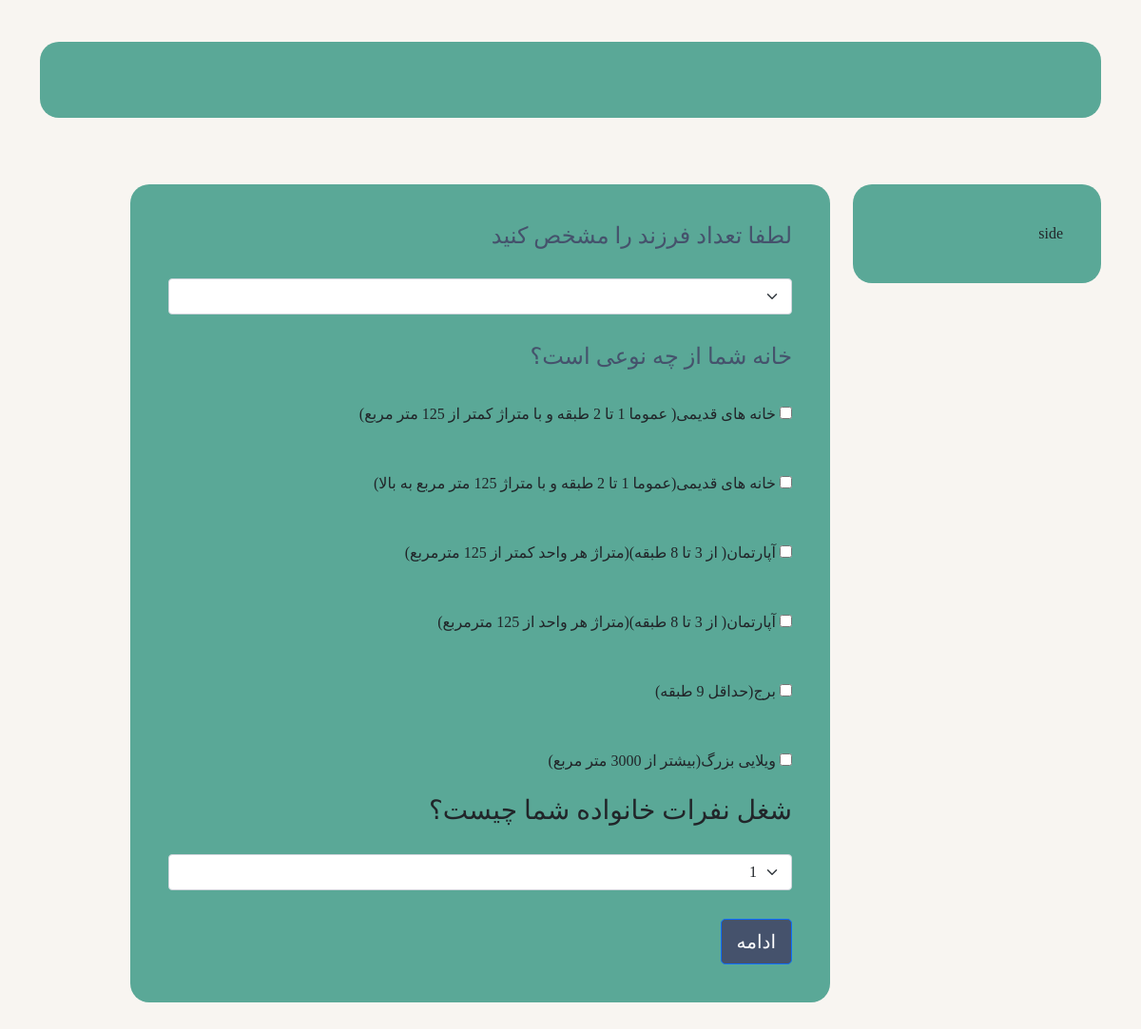
Screenshot of /survey/social_question/3/3 with the database file from the repository.
### AgahSurvey/models.py (models this page shows, shortened)
class Question(models.Model):
    class Meta:
        verbose_name = 'پرسش'
        verbose_name_plural = 'پرسش'
        ordering = ['pk']
    survey = models.ForeignKey(verbose_name='پرسشنامه', to=Survey, on_delete=models.PROTECT, related_name='questions')
    question_title = models.TextField(verbose_name='عنوان')
    question_next = models.ForeignKey(verbose_name='سوال بعدی', to='Question', on_delete=models.PROTECT, null=True,
                                      blank=True)
    is_first = models.BooleanField(verbose_name='اولین پرسش است؟', default=False)

class Option(models.Model):
    class Meta:
        verbose_name = 'گزینه'
        verbose_name_plural = 'گزینه'
        ordering = ['pk']
    question = models.ForeignKey(verbose_name='پرسش', to=Question, on_delete=models.CASCADE, related_name='options')
    option_title = models.TextField(verbose_name='عنوان')
    option_value = models.PositiveSmallIntegerField(verbose_name='مقدار')
    option_point = models.PositiveSmallIntegerField(verbose_name='امتیاز')

### AgahSurvey/views.py (the view, shortened to what this page needs)
# urls.py: path('social_question/<int:answersheet_pk>/<int:question_pk>', views.Social_class, name='SocialQuestion'),
def Social_class(request, answersheet_pk, question_pk):
    answersheet = AnswerSheet.objects.get(pk=answersheet_pk)
    home_question = Question.objects.get(pk=question_pk)
    job_question = home_question.question_next
    region_question = job_question.question_next
    if request.method == 'GET':
        region = answersheet.responser.city.regions.all()
        context = {'home_question': home_question, 'job_question': job_question, 'region_question': region_question,
                   'region': region}
    return render(request, 'questions/social.html', context=context)

### templates/questions/social.html (shortened to what this page needs)
{% extends 'questions/base.html' %}
{% load static %}
{% block extra_head %}
    <link href="{% static 'css/social.css' %}" rel="stylesheet" type="text/css">
{% endblock %}
{% block content %}
    <form method="post">
        <h4>{{ home_question.question_title }}</h4>
        <select name="home">
        </select>
        <h4>{{ job_question.question_title }}</h4>
        {% for item in job_question.options.all %}
            <div class="row">
                <label><input name="job" type="checkbox" name="{{ item.option_title }}"
                              value="{{ item.option_value }}">&nbsp;{{ item.option_title }}</label>
            </div>
        {% endfor %}
        <h3>{{ region_question.question_title }}</h3>
        <select name="region">
            {% for reg in region %}
                <option value="{{ reg.region_value }}">{{ reg.region_title }}</option>
            {% endfor %}
        </select>
        <div>
            <button type="submit" class="btn btn-primary btn-lg">ادامه</button>
        </div>
    </form>
{% endblock %}

### templates/questions/base.html (shortened to what this page needs)
{% load static %}
<!DOCTYPE html>
<html lang="fa">
<head>
    <link href="https://cdn.jsdelivr.net/npm/bootstrap@5.0.2/dist/css/bootstrap.min.css" rel="stylesheet"
>
    <link rel="stylesheet" type="text/css" href="{% static 'css/base.css' %}">
    {% block extra_head %}{% endblock %}
</head>
<body dir="rtl">
<div class="container">
    <div class="col-12 col-lg-12 col-md-12 col-sm-12">
    <br>
        <div class="custom_container">
        </div>
    </div>
    <div class="row">
        <div class="col-12 col-lg-3 col-md-3 col-sm-12">
            <div class="custom_container">
                {% block side %}
                    side
                {% endblock %}
            </div>
        </div>
        <div class="col-12 col-lg-8 col-md-8 col-sm-12">
            <div class="custom_container">
                {% block content %}{% endblock %}
            </div>
        </div>
    </div>
</div>
</body>
</html>

### AgahSurvey/static/css/base.css (style rules this page uses)
body { background-color: #F8F5F1; text-align: right; }
input, select { margin-top: 30px; margin-bottom: 30px; }
.custom_container { margin-top: 20px; margin-bottom: 50px; background-color: #5AA897; padding: 40px; border-radius: 20px; }
h4 { color: #45526C; }
.btn-primary { background-color: #45526C; }
* { font-family: myfonts; }

### rows the page displays
Question: question_title "لطفا تعداد فرزند را مشخص کنید"
Question: question_title "خانه شما از چه نوعی است؟"
Option: option_title "خانه های قدیمی( عموما 1 تا 2 طبقه و با متراژ کمتر از 125 متر مربع)"
Option: option_title "خانه های قدیمی(عموما 1 تا 2 طبقه و با متراژ 125 متر مربع به بالا)"
Option: option_title "آپارتمان( از 3 تا 8 طبقه)(متراژ هر واحد کمتر از 125 مترمربع)"
Option: option_title "آپارتمان( از 3 تا 8 طبقه)(متراژ هر واحد از 125 مترمربع)"
Option: option_title "برج(حداقل 9 طبقه)"
Option: option_title "ویلایی بزرگ(بیشتر از 3000 متر مربع)"
Question: question_title "شغل نفرات خانواده شما چیست؟"

### other values shown
form field region "1"
